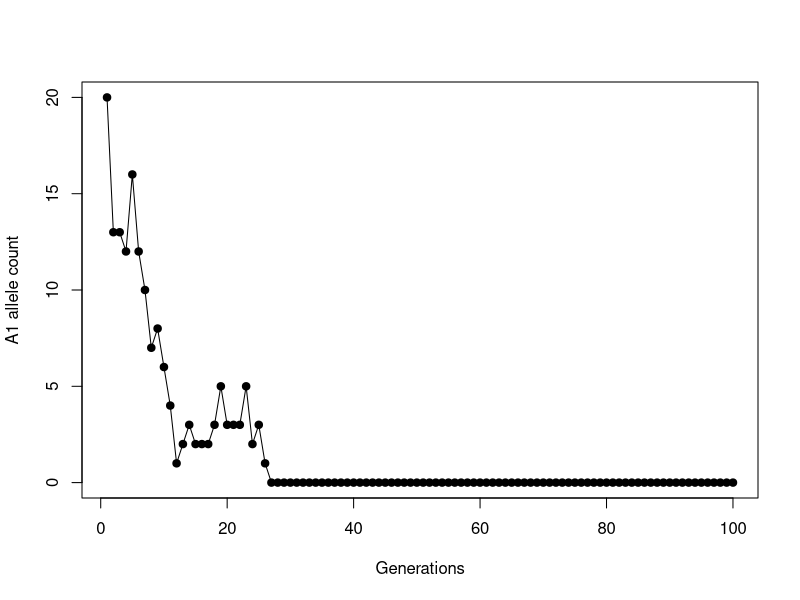
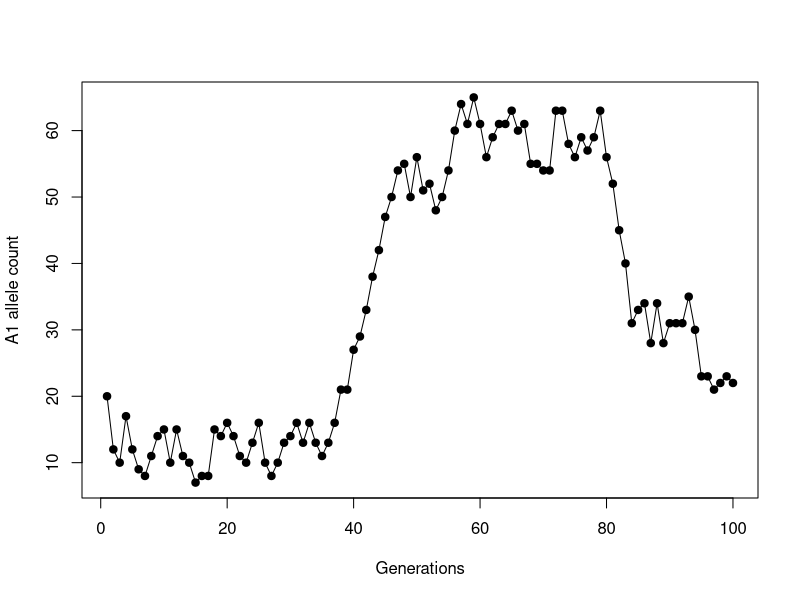
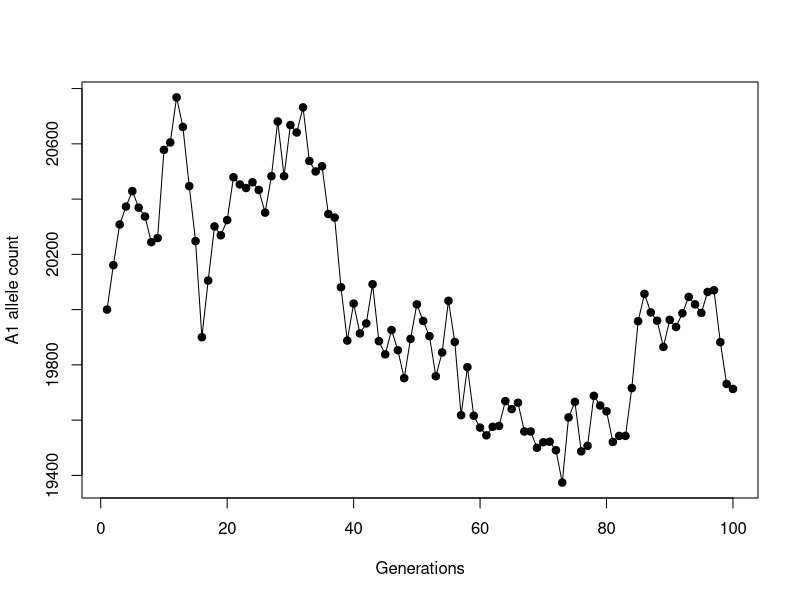

These figures' R source, in order: (Note: this script raises an error after producing the figures.)
## ---- chunk 1
wright_fisher <- function(N=1000, t=100, A1=100){
  # N: number of diploid individuals. [N=1000, integer]
  # t: number of generations. [t=100, numeric]
  # A1: number of A1 (the minor allele) in the first generation. [A1=10, integer]

  # create a vector 
  x <- 0
  x[1] <- A1

  # Start to loop over m generations
  # binomial sampling at each generation - determines allele count in next generations
  for (i in 2:t){
    # calculate allele freq in the current generation
    k <- (x[i-1])/(2*N)
    # generate a vector with 2N individuals
    n <- seq(0,2*N,1)
    
    # density for the binomial distribution with paramters size=2N and prob=k
    prob <- dbinom(n, 2*N, k)
    # plot(prob)
    # choose one from a vector each with certain prob
    x[i] <- sample(0:(2*N), 1, prob=prob)
  }
  # return back the results
  return(x)
}

# sim1 <- wright_fisher(N=50, t=100, A1=20)
## ---- chunk 2
set.seed(12345879)
sim1 <- wright_fisher(N=50, t=10000, A1=20)
plot(sim1[1:100], type="o", pch=19, xlab="Generations", ylab="A1 allele count")

sim1 <- wright_fisher(N=50, t=1000, A1=20)
plot(sim1[1:100], type="o", pch=19, xlab="Generations", ylab="A1 allele count")

## ---- chunk 3
set.seed(123456)
sim1 <- wright_fisher(N=50000, t=100, A1=20000)
plot(sim1[1:100], type="o", pch=19, xlab="Generations", ylab="A1 allele count")
## ---- chunk 4
set.seed(12345879)
sim1 <- wright_fisher(N=50, t=10000, A1=20)
write.table(sim1, "cache/sim1_n50_t10000.txt", sep="\t", row.names=FALSE, quote=FALSE)
## ---- chunk 5
sim1 <- read.table("../../cache/sim1_n50_t10000.txt", header=TRUE)

plot(sim1$x, type="o", pch=19, xlab="Generations", ylab="A1 allele count")
